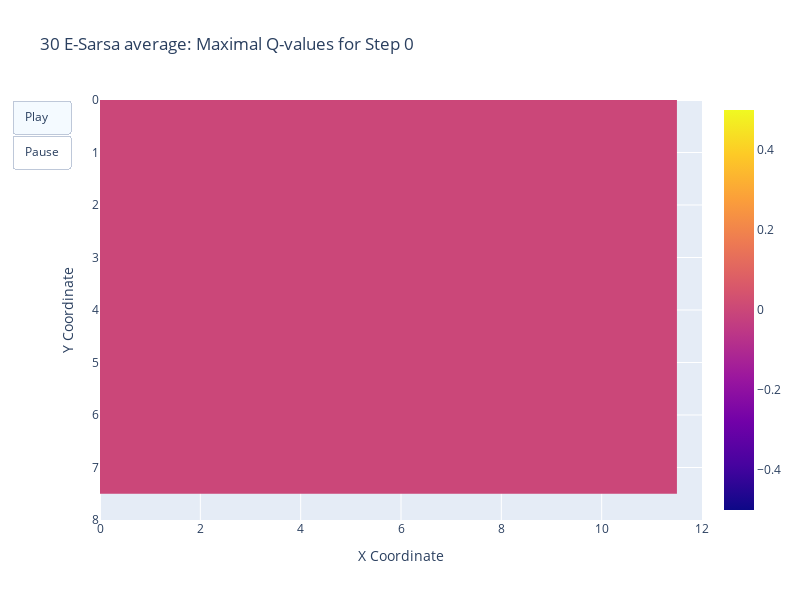

Notebook source saved alongside this figure:
### Code cell
N_ENV = 30

key = random.PRNGKey(SEED)
keys = random.split(key, N_ENV)

all_obs, all_rewards, all_done, all_q_values = tabular_parallel_rollout(
    keys, TIME_STEPS, N_ACTIONS, GRID_SIZE, N_ENV, env, agent, policy
)
animated_heatmap(jnp.mean(all_q_values, axis=-1), 
                 dims=jnp.asarray(GRID_SIZE), 
                 agent_name=f"{N_ENV} E-Sarsa average", 
                 sample_freq=1000, 
                 log_scale=False
                )

### Figure 1 — Plotly figure (JSON) as saved in the notebook; plotly's stock layout.template omitted (floating-point values rounded to 4 significant figures)
{"data": [{"type": "heatmap", "z": [[0, 0, 0, 0, 0, 0, 0, 0, 0, 0, 0, 0], [0, 0, 0, 0, 0, 0, 0, 0, 0, 0, 0, 0], [0, 0, 0, 0, 0, 0, 0, 0, 0, 0, 0, 0], [0, 0, 0, 0, 0, 0, 0, 0, 0, 0, 0, 0], [0, 0, 0, 0, 0, 0, 0, 0, 0, 0, 0, 0], [0, 0, 0, 0, 0, 0, 0, 0, 0, 0, 0, 0], [0, 0, 0, 0, 0, 0, 0, 0, 0, 0, 0, 0], [0, 0, 0, 0, 0, 0, 0, 0, 0, 0, 0, 0]]}], "layout": {"height": 600, "title": {"text": "30 E-Sarsa average: Maximal Q-values for Step 0"}, "updatemenus": [{"buttons": [{"args": [null, {"frame": {"duration": 50, "redraw": true}, "fromcurrent": true}], "label": "Play", "method": "animate"}, {"args": [[null], {"frame": {"duration": 0, "redraw": false}}], "label": "Pause", "method": "relayout"}], "type": "buttons"}], "width": 800, "xaxis": {"range": [0, 12], "title": {"text": "X Coordinate"}}, "yaxis": {"autorange": false, "range": [8, 0], "title": {"text": "Y Coordinate"}}}}
